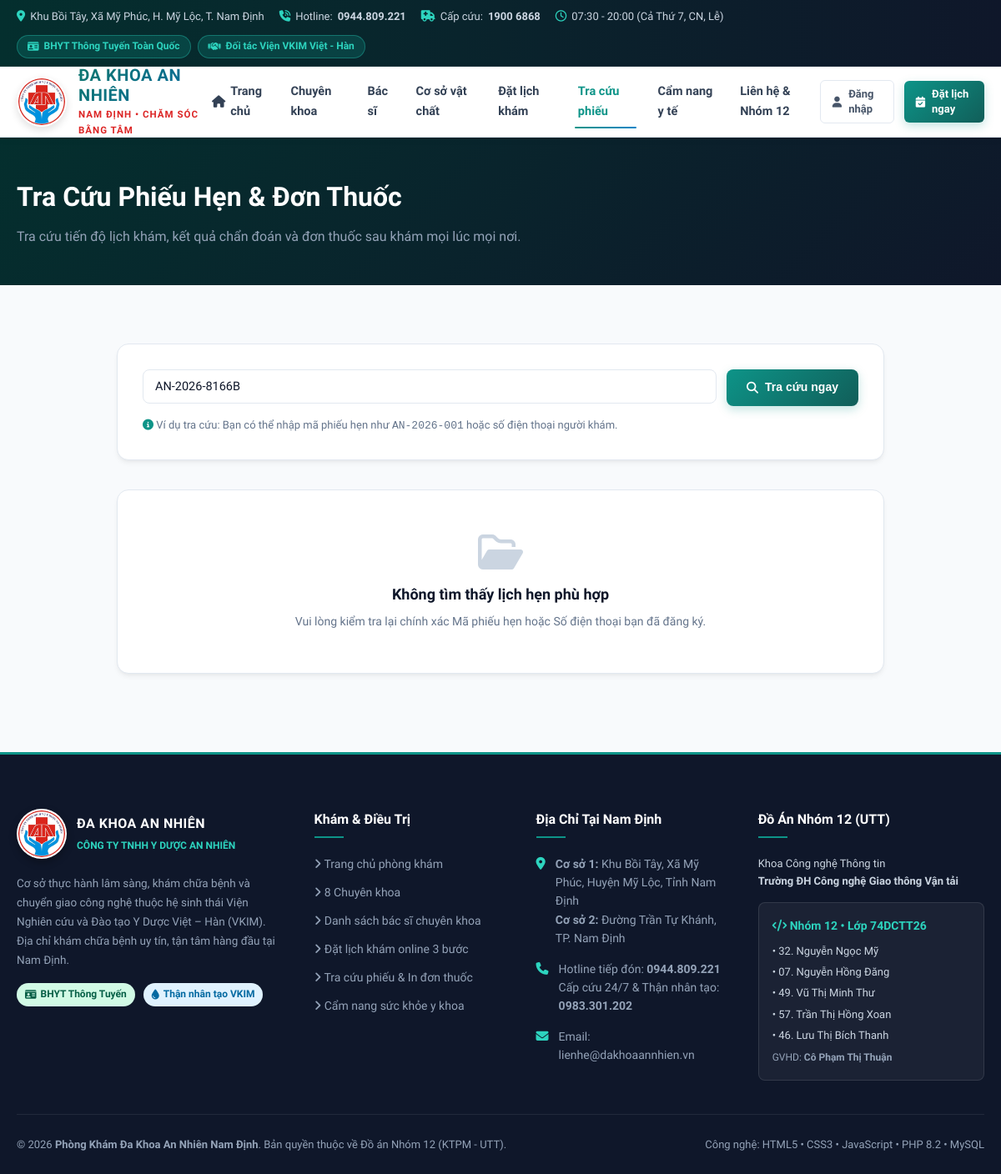
Page /tra-cuu.php?code=AN-2026-8166B on the earlier database version.
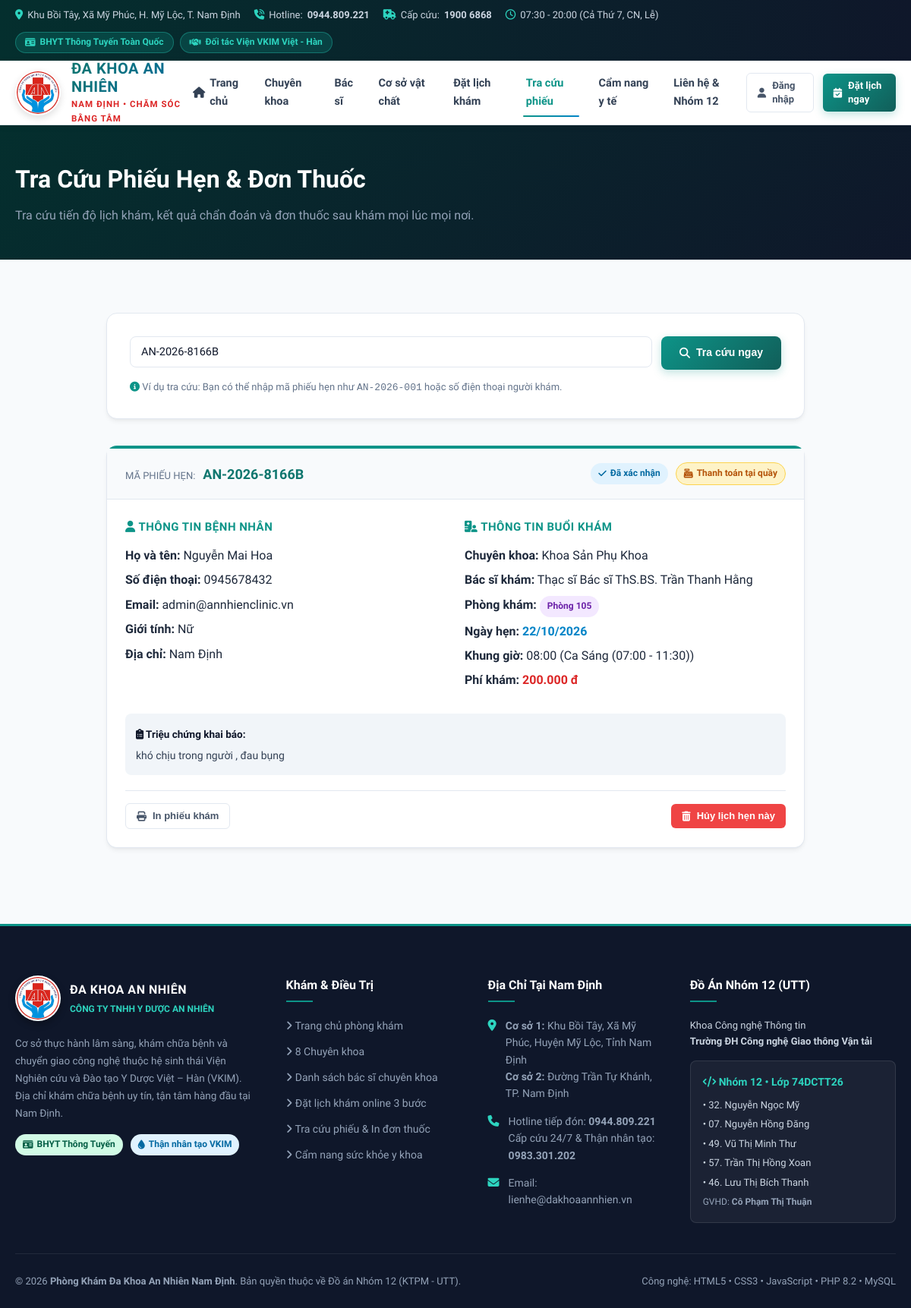
Same page on the later database version.
### tables this page shows
CREATE TABLE `appointments` (
  `id` bigint NOT NULL AUTO_INCREMENT,
  `appointment_code` varchar(30) NOT NULL,
  `patient_id` bigint DEFAULT NULL,
  `patient_name` varchar(100) NOT NULL,
  `patient_phone` varchar(15) NOT NULL,
  `patient_email` varchar(100) NOT NULL,
  `patient_dob` date DEFAULT NULL,
  `patient_gender` varchar(10) DEFAULT 'Nam',
  `patient_address` varchar(255) DEFAULT NULL,
  `doctor_id` bigint NOT NULL,
  `schedule_id` bigint NOT NULL,
  `appointment_date` date NOT NULL,
  `appointment_time` time NOT NULL,
  `symptom_description` text NOT NULL,
  `status` varchar(20) DEFAULT 'PENDING',
  `payment_status` varchar(20) DEFAULT 'UNPAID',
  `payment_method` varchar(50) DEFAULT 'AT_CLINIC',
  `amount` decimal(10,2) DEFAULT '200000.00',
  `created_at` timestamp NULL DEFAULT CURRENT_TIMESTAMP,
  `doctor_reminder` text COMMENT 'Lời nhắc nhở trước/trong khám của bác sĩ',
  PRIMARY KEY (`id`),
  UNIQUE KEY `appointment_code` (`appointment_code`),
  KEY `fk_appointment_patient` (`patient_id`),
  KEY `fk_appointment_doctor` (`doctor_id`),
  KEY `fk_appointment_schedule` (`schedule_id`),
  CONSTRAINT `fk_appointment_doctor` FOREIGN KEY (`doctor_id`) REFERENCES `doctors` (`id`) ON DELETE CASCADE,
  CONSTRAINT `fk_appointment_patient` FOREIGN KEY (`patient_id`) REFERENCES `users` (`id`) ON DELETE SET NULL,
  CONSTRAINT `fk_appointment_schedule` FOREIGN KEY (`schedule_id`) REFERENCES `doctor_schedules` (`id`) ON DELETE CASCADE
);

CREATE TABLE `specialties` (
  `id` int NOT NULL AUTO_INCREMENT,
  `name` varchar(100) NOT NULL,
  `description` text,
  `image_url` varchar(255) DEFAULT NULL,
  `icon` varchar(50) DEFAULT NULL,
  PRIMARY KEY (`id`),
  UNIQUE KEY `name` (`name`)
);

CREATE TABLE `doctors` (
  `id` bigint NOT NULL AUTO_INCREMENT,
  `user_id` bigint NOT NULL,
  `specialty_id` int NOT NULL,
  `full_name` varchar(100) NOT NULL,
  `degree` varchar(50) DEFAULT NULL,
  `experience_years` int DEFAULT '1',
  `consultation_fee` decimal(10,2) DEFAULT '200000.00',
  `bio` text,
  `avatar` varchar(255) DEFAULT NULL,
  `clinic_room` varchar(50) DEFAULT 'Phòng 101',
  PRIMARY KEY (`id`),
  UNIQUE KEY `user_id` (`user_id`),
  KEY `fk_doctor_specialty` (`specialty_id`),
  CONSTRAINT `fk_doctor_specialty` FOREIGN KEY (`specialty_id`) REFERENCES `specialties` (`id`) ON DELETE CASCADE,
  CONSTRAINT `fk_doctor_user` FOREIGN KEY (`user_id`) REFERENCES `users` (`id`) ON DELETE CASCADE
);

CREATE TABLE `doctor_schedules` (
  `id` bigint NOT NULL AUTO_INCREMENT,
  `doctor_id` bigint NOT NULL,
  `work_date` date NOT NULL,
  `start_time` time NOT NULL,
  `end_time` time NOT NULL,
  `session_name` varchar(50) NOT NULL DEFAULT 'Ca Sáng',
  `max_patients` int DEFAULT '15',
  `current_booked` int DEFAULT '0',
  `status` varchar(20) DEFAULT 'AVAILABLE',
  PRIMARY KEY (`id`),
  KEY `fk_schedule_doctor` (`doctor_id`),
  CONSTRAINT `fk_schedule_doctor` FOREIGN KEY (`doctor_id`) REFERENCES `doctors` (`id`) ON DELETE CASCADE
);

### tra-cuu.php (the view, shortened to what the rows shown need)
<?php
require_once __DIR__ . '/includes/header.php';
$code = sanitizeInput($_GET['code'] ?? '');
$phone = sanitizeInput($_GET['phone'] ?? '');
$search_query = $code ?: $phone;
$appointments = [];
$searched = false;
if ($search_query) {
    $searched = true;
    $sql = "SELECT a.*, d.full_name as doctor_name, d.degree as doctor_degree, d.consultation_fee,
                   d.clinic_room, s.name as specialty_name, ds.session_name
            FROM appointments a
            JOIN doctors d ON a.doctor_id = d.id
            JOIN specialties s ON d.specialty_id = s.id
            LEFT JOIN doctor_schedules ds ON a.schedule_id = ds.id
            WHERE a.appointment_code = ? OR a.patient_phone = ?
            ORDER BY a.created_at DESC";
    $stmt = $pdo->prepare($sql);
    $stmt->execute([$search_query, $search_query]);
    $appointments = $stmt->fetchAll();
}
?>
<div style="background:linear-gradient(135deg, #042F2E 0%, #0F172A 100%);color:#FFF;padding:45px 0;">
    <div class="container">
        <h1 style="font-size:32px;font-weight:800;margin-bottom:8px;">Tra Cứu Phiếu Hẹn & Đơn Thuốc</h1>
    </div>
</div>
<section class="section">
    <div class="container" style="max-width:960px;">
        <?php if ($searched): ?>
            <?php if (empty($appointments)): ?>
                <div class="card" style="text-align:center;padding:50px 20px;">
                    <i class="fa-regular fa-folder-open fa-3x" style="color:#CBD5E1;margin-bottom:12px;"></i>
                    <h3 style="font-size:18px;color:#0F172A;margin-bottom:6px;">Không tìm thấy lịch hẹn phù hợp</h3>
                    <p style="color:#64748B;font-size:14px;">Vui lòng kiểm tra lại chính xác Mã phiếu hẹn hoặc Số điện thoại bạn đã đăng ký.</p>
                </div>
            <?php else: ?>
                <?php foreach ($appointments as $app): ?>
                    <div class="card" style="margin-bottom:30px;border-top:4px solid var(--primary);">
                        <div class="card-header" style="background:#F8FAFC;">
                            <div>
                                <span style="font-size:13px;color:#64748B;">MÃ PHIẾU HẸN:</span>
                                <strong style="font-size:18px;color:var(--primary-dark);margin-left:6px;"><?= htmlspecialchars($app['appointment_code']) ?></strong>
                            </div>
                            <div style="display:flex;gap:10px;align-items:center;">
                                <?= getStatusBadge($app['status']) ?>
                                <?= getPaymentBadge($app['payment_status']) ?>
                            </div>
                        </div>
                        <div class="card-body">
                            <div style="display:grid;grid-template-columns:1fr 1fr;gap:24px;margin-bottom:24px;">
                                <div>
                                    <h4 style="font-size:15px;color:var(--primary);margin-bottom:12px;text-transform:uppercase;letter-spacing:0.5px;">
                                        <i class="fa-solid fa-user"></i> Thông tin bệnh nhân
                                    </h4>
                                    <p style="margin-bottom:6px;"><strong>Họ và tên:</strong> <?= htmlspecialchars($app['patient_name']) ?></p>
                                    <p style="margin-bottom:6px;"><strong>Số điện thoại:</strong> <?= htmlspecialchars($app['patient_phone']) ?></p>
                                    <p style="margin-bottom:6px;"><strong>Email:</strong> <?= htmlspecialchars($app['patient_email'] ?: 'Chưa cập nhật') ?></p>
                                    <p style="margin-bottom:6px;"><strong>Giới tính:</strong> <?= htmlspecialchars($app['patient_gender']) ?></p>
                                    <p style="margin-bottom:6px;"><strong>Địa chỉ:</strong> <?= htmlspecialchars($app['patient_address'] ?: 'Nam Định') ?></p>
                                </div>
                                <div>
                                    <h4 style="font-size:15px;color:var(--primary);margin-bottom:12px;text-transform:uppercase;letter-spacing:0.5px;">
                                        <i class="fa-solid fa-hospital-user"></i> Thông tin buổi khám
                                    </h4>
                                    <p style="margin-bottom:6px;"><strong>Chuyên khoa:</strong> <?= htmlspecialchars($app['specialty_name']) ?></p>
                                    <p style="margin-bottom:6px;"><strong>Bác sĩ khám:</strong> <?= htmlspecialchars($app['doctor_degree']) ?> <?= htmlspecialchars($app['doctor_name']) ?></p>
                                    <p style="margin-bottom:6px;"><strong>Phòng khám:</strong> <span class="badge badge-purple"><?= htmlspecialchars($app['clinic_room']) ?></span></p>
                                    <p style="margin-bottom:6px;"><strong>Ngày hẹn:</strong> <span style="color:#0284C7;font-weight:700;"><?= formatDate($app['appointment_date']) ?></span></p>
                                    <p style="margin-bottom:6px;"><strong>Khung giờ:</strong> <?= formatTime($app['appointment_time']) ?> (<?= htmlspecialchars($app['session_name'] ?? 'Ca trong ngày') ?>)</p>
                                    <p style="margin-bottom:6px;"><strong>Phí khám:</strong> <strong style="color:#DC2626;"><?= formatMoney($app['amount']) ?></strong></p>
                                </div>
                            </div>
                            <div style="background:#F1F5F9;padding:14px;border-radius:8px;margin-bottom:20px;">
                                <strong style="font-size:13.5px;color:#0F172A;"><i class="fa-solid fa-clipboard-list"></i> Triệu chứng khai báo:</strong>
                                <p style="font-size:14px;color:#334155;margin-top:4px;"><?= nl2br(htmlspecialchars($app['symptom_description'])) ?></p>
                            </div>
                            <div style="display:flex;justify-content:space-between;align-items:center;border-top:1px solid #E2E8F0;padding-top:16px;flex-wrap:wrap;gap:12px;">
                                <div style="display:flex;gap:10px;">
                                    <button type="button" onclick="window.print()" class="btn btn-sm btn-outline">
                                        <i class="fa-solid fa-print"></i> In phiếu khám
                                    </button>
                                </div>
                                <div>
                                    <?php if (in_array($app['status'], ['PENDING', 'CONFIRMED'])): ?>
                                        <form method="POST" action="<?= BASE_URL ?>/tra-cuu.php" onsubmit="return confirm('Bạn có chắc chắn muốn hủy phiếu hẹn này không? Hành động này không thể hoàn tác.');" style="display:inline;">
                                            <button type="submit" class="btn btn-sm btn-danger">
                                                <i class="fa-solid fa-trash-can"></i> Hủy lịch hẹn này
                                            </button>
                                        </form>
                                    <?php endif; ?>
                                </div>
                            </div>
                        </div>
                    </div>
                <?php endforeach; ?>
            <?php endif; ?>
        <?php endif; ?>
    </div>
</section>
<?php require_once __DIR__ . '/includes/footer.php'; ?>

### includes/functions.php (shortened to what the rows shown need)
<?php
function formatMoney($amount) {
    return number_format((float)$amount, 0, ',', '.') . ' đ';
}
function formatDate($dateStr) {
    $d = new DateTime($dateStr);
    return $d->format('d/m/Y');
}
function formatTime($timeStr) {
    return substr($timeStr, 0, 5);
}
function getStatusBadge($status) {
    switch ($status) {
        case 'CONFIRMED':
            return '<span class="badge badge-info"><i class="fa-solid fa-check"></i> Đã xác nhận</span>';
    }
}
function getPaymentBadge($status) {
    switch ($status) {
        case 'UNPAID':
        case 'AT_CLINIC':
            return '<span class="badge badge-warning" style="background:#FEF3C7;color:#B45309;border:1px solid #FCD34D;"><i class="fa-solid fa-cash-register"></i> Thanh toán tại quầy</span>';
    }
}
function sanitizeInput($data) {
    return htmlspecialchars(trim($data), ENT_QUOTES, 'UTF-8');
}

Differences in the rows shown:
added appointments: appointment_code "AN-2026-8166B", status "CONFIRMED" (drawn), payment_status "UNPAID" (drawn), patient_name "Nguyễn Mai Hoa", patient_phone "0945678432", patient_email "admin@annhienclinic.vn", patient_gender "Nữ", patient_address "Nam Định", specialties.name "Khoa Sản Phụ Khoa", doctor.degree "Thạc sĩ Bác sĩ", doctor.full_name "ThS.BS. Trần Thanh Hằng", doctor.clinic_room "Phòng 105", appointment_date "22/10/2026", appointment_time "08:00", schedule.session_name "Ca Sáng (07:00 - 11:30)", amount "200.000 đ", symptom_description "khó chịu trong người , đau bụng"
Other differences:
text no longer shown: "Không tìm thấy lịch hẹn phù hợp Vui lòng kiểm tra lại chính xác Mã phiếu hẹn hoặc Số điện thoại bạn đã đăng ký."
